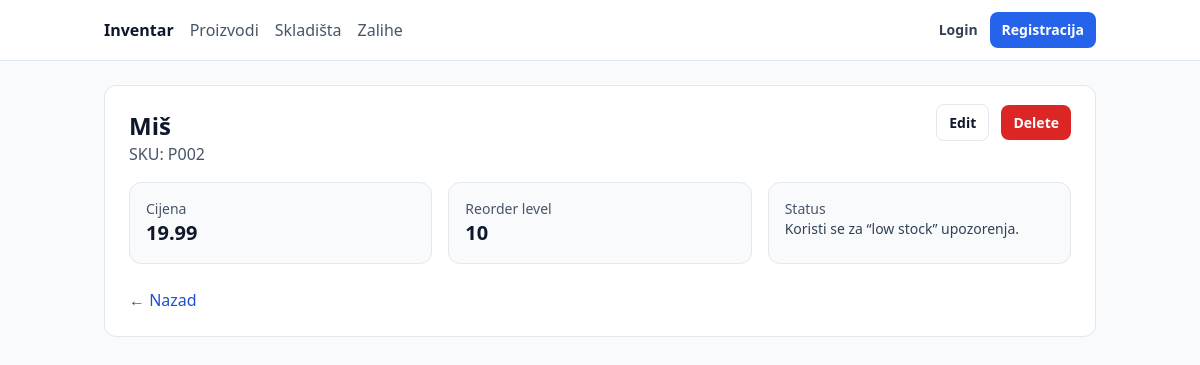
Screenshot of /products/2/ with the database file from the repository.
### inventory/models.py (models this page shows, shortened)
class Product(models.Model):
    sku = models.CharField(max_length=50, unique=True)
    name = models.CharField(max_length=120)
    price = models.DecimalField(max_digits=10, decimal_places=2)
    reorder_level = models.PositiveIntegerField(default=0)

### inventory/views.py (the view)
# urls.py: path("products/<int:pk>/", views.ProductDetailView.as_view(), name="product_detail"),
class ProductDetailView(DetailView):
    model = Product
    template_name = "inventory/product_detail.html"
    context_object_name = "product"

### templates/inventory/product_detail.html (shortened to what this page needs)
{% extends "base.html" %}
{% block content %}
  <div class="bg-white border border-slate-200 rounded-xl p-6">
    <div class="flex items-start justify-between gap-4">
      <div>
        <h1 class="text-2xl font-bold">{{ product.name }}</h1>
        <p class="text-slate-600">SKU: {{ product.sku }}</p>
      </div>
      <div>
        <a class="px-3 py-2 rounded-lg border border-slate-200 bg-white hover:bg-slate-50 text-sm font-semibold mr-2"
           href="{% url 'product_edit' product.pk %}">Edit</a>
        <a class="px-3 py-2 rounded-lg bg-red-600 hover:bg-red-700 text-white text-sm font-semibold"
           href="{% url 'product_delete' product.pk %}">Delete</a>
      </div>
    </div>
    <div class="mt-4 grid grid-cols-1 md:grid-cols-3 gap-4">
      <div class="bg-slate-50 border border-slate-200 rounded-xl p-4">
        <div class="text-slate-600 text-sm">Cijena</div>
        <div class="text-xl font-bold">{{ product.price }}</div>
      </div>
      <div class="bg-slate-50 border border-slate-200 rounded-xl p-4">
        <div class="text-slate-600 text-sm">Reorder level</div>
        <div class="text-xl font-bold">{{ product.reorder_level }}</div>
      </div>
      <div class="bg-slate-50 border border-slate-200 rounded-xl p-4">
        <div class="text-slate-600 text-sm">Status</div>
        <div class="text-sm text-slate-700">Koristi se za “low stock” upozorenja.</div>
      </div>
    </div>
    <div class="mt-6">
      <a class="text-blue-700 hover:underline" href="{% url 'product_list' %}">← Nazad</a>
    </div>
  </div>
{% endblock %}

### rows the page displays
Product: name "Miš", sku "P002", price "19.99", reorder_level "10"
